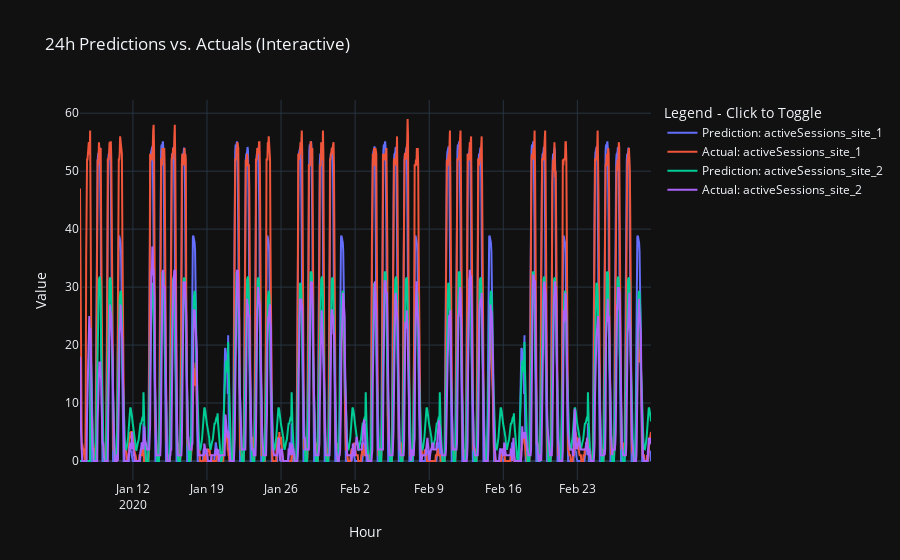

Notebook cell for this chart:
### Markdown cell above
## Analysis and visualization

After training, the model is evaluated on the test data and the predictions are compared with the actual values. The following graphic shows the results for the "Active Sessions" at Site 1 and 2:

### Code cell
import torch
import numpy as np
import pandas as pd
import plotly.graph_objects as go
from torch.utils.data import DataLoader

from src.models.lstm import input_columns
from src.models.lstm_24h_v2 import UtilizationPredictor, PowerDataset

def prepare_24h_batches(df, start_hour=0):
    """
    Teilt das Dataset in 24-Stunden-Abschnitte auf, beginnend bei `start_hour`.
    """
    df['hour_of_day'] = df['hour'].dt.hour
    start_indices = df[df['hour_of_day'] == start_hour].index

    batches = []
    for start_idx in start_indices:
        if start_idx + 24 <= len(df):
            batch = df.iloc[start_idx:start_idx + 24]
            batches.append(batch)

    return batches

def generate_plots_for_24h_predictions(
        ckpt_path: str,
        test_batches,
        target_columns,
        input_columns,
        device: str = "cpu"
):
    """
    Macht Vorhersagen für 24h-Batches und erstellt ein gemeinsames Diagramm.
    """
    # Modell vom Checkpoint laden
    model = UtilizationPredictor.load_from_checkpoint(ckpt_path)
    model.to(device)
    model.eval()

    # Initialisierung für alle Predictions und Stunden
    all_predictions = []
    all_actuals = []
    all_hours = []

    # Vorhersagen pro Batch
    with torch.no_grad():
        for batch in test_batches:
            # Daten vorbereiten
            input_data = batch[input_columns].values
            targets = batch[target_columns].values
            hours = batch["hour"].values

            # Batch in Tensor konvertieren
            input_tensor = torch.tensor(input_data, dtype=torch.float32).unsqueeze(0).to(device)
            target_tensor = torch.tensor(targets, dtype=torch.float32).unsqueeze(0).to(device)

            # Modellvorhersagen
            predictions = model(input_tensor).cpu().numpy()

            # Ergebnisse sammeln
            all_predictions.append(predictions[0])  # Batch (24, num_targets)
            all_actuals.append(targets)  # (24, num_targets)
            all_hours.append(hours)  # (24,)

    # DataFrames erstellen
    all_predictions = np.concatenate(all_predictions, axis=0)
    all_actuals = np.concatenate(all_actuals, axis=0)
    all_hours = np.concatenate(all_hours, axis=0)

    # 24h Verschiebung umsetzen
    shifted_predictions = np.zeros_like(all_predictions)  # Initialisiere leeren Array
    shifted_predictions[24:] = all_predictions[:-24]      # Verschiebe um 24 Stunden

    col_pred = [f"pred_{col}" for col in target_columns]
    col_act = [f"actual_{col}" for col in target_columns]

    df_predictions = pd.DataFrame(shifted_predictions, columns=col_pred)
    df_actuals = pd.DataFrame(all_actuals, columns=col_act)
    df_combined = pd.concat([df_predictions, df_actuals], axis=1)
    df_combined['hour'] = all_hours

    plot_active_sessions_sites(df_combined)

    # Plotly-Diagramm erstellen
    fig = go.Figure()
    target_columns = [
        'activeSessions_site_1',
        'activeSessions_site_2'
    ]
    for col in target_columns:
        fig.add_trace(go.Scatter(
            x=df_combined["hour"],
            y=df_combined[f"pred_{col}"],
            mode="lines",
            name=f"Prediction: {col}"
        ))
        fig.add_trace(go.Scatter(
            x=df_combined["hour"],
            y=df_combined[f"actual_{col}"],
            mode="lines",
            name=f"Actual: {col}"
        ))

    fig.update_layout(
        title="24h Predictions vs. Actuals (Interactive)",
        xaxis_title="Hour",
        yaxis_title="Value",
        legend_title="Legend - Click to Toggle"
    )
    fig.show()

    # Save the plot
    fig.write_html("output/24h_predictions.html")

def plot_active_sessions_sites(df_combined):
    # Extract data for site 1
    hours = df_combined["hour"]
    pred_active_sessions_site_1 = df_combined["pred_activeSessions_site_1"]
    actual_active_sessions_site_1 = df_combined["actual_activeSessions_site_1"]

    # Extract data for site 2
    pred_active_sessions_site_2 = df_combined["pred_activeSessions_site_2"]
    actual_active_sessions_site_2 = df_combined["actual_activeSessions_site_2"]

    # Create subplots
    fig, axes = plt.subplots(1, 2, figsize=(14, 6), sharey=True)

    # Plot for Site 1
    axes[0].plot(hours, pred_active_sessions_site_1, label="Prediction: Active Sessions (Site 1)", linestyle='-')
    axes[0].plot(hours, actual_active_sessions_site_1, label="Actual: Active Sessions (Site 1)", linestyle='-')
    axes[0].set_title("Active Sessions on Site 1")
    axes[0].set_xlabel("Hour")
    axes[0].set_ylabel("Active Sessions")
    axes[0].legend()
    axes[0].grid(True)

    # Plot for Site 2
    axes[1].plot(hours, pred_active_sessions_site_2, label="Prediction: Active Sessions (Site 2)", linestyle='-')
    axes[1].plot(hours, actual_active_sessions_site_2, label="Actual: Active Sessions (Site 2)", linestyle='-')
    axes[1].set_title("Active Sessions on Site 2")
    axes[1].set_xlabel("Hour")
    axes[1].legend()
    axes[1].grid(True)

    # Adjust layout
    plt.tight_layout()

    # Show the plot
    plt.show()

if __name__ == "__main__":
    # --- Parameter ---
    target_columns = [
        'avgChargingPower_site_1',
        'activeSessions_site_1',
        'avgChargingPower_site_2',
        'activeSessions_site_2'
    ]

    input_columns = ['hour_sin', 'hour_cos', 'is_holiday', 'is_weekend', 'is_vacation']

    dummies = ['day_of_week_0', 'day_of_week_1', 'day_of_week_2', 'day_of_week_3', 'day_of_week_4', 'day_of_week_5', 'day_of_week_6']
    input_columns += dummies
    sequence_length = 240

    # Testdaten laden
    df_test = pd.read_csv("data/processed/test_dataset_shifted.csv", parse_dates=["hour"])
    # Skalieren (Laden der Scaler)
    import joblib

    scaler_features = joblib.load('models/scaler_features.pkl')
    scaler_targets = joblib.load('models/scaler_targets.pkl')
    df_test[input_columns] = df_test[input_columns].astype('float32')
    df_test[target_columns] = df_test[target_columns].astype('float32')

    # 24h-Batches vorbereiten
    test_batches = prepare_24h_batches(df_test, start_hour=0)

    # Checkpoint-Pfad
    ckpt_path = "models/24h-model-epoch=168-val_loss=30.85890.ckpt"

    # Vorhersagen und Plot generieren
    generate_plots_for_24h_predictions(
        ckpt_path=ckpt_path,
        test_batches=test_batches,
        target_columns=target_columns,
        input_columns=input_columns,
        device="cpu"
    )

### Figure 1 — Plotly figure (JSON) as saved in the notebook; plotly's stock layout.template omitted (floating-point values rounded to 4 significant figures; data arrays with more than 128 entries replaced by an {"elided": "..."} marker saying what was removed)
{"data": [{"mode": "lines", "name": "Prediction: activeSessions_site_1", "x": {"elided": "1296 str values"}, "y": {"elided": "1296 float values"}, "type": "scatter"}, {"mode": "lines", "name": "Actual: activeSessions_site_1", "x": {"elided": "1296 str values"}, "y": {"elided": "1296 float values"}, "type": "scatter"}, {"mode": "lines", "name": "Prediction: activeSessions_site_2", "x": {"elided": "1296 str values"}, "y": {"elided": "1296 float values"}, "type": "scatter"}, {"mode": "lines", "name": "Actual: activeSessions_site_2", "x": {"elided": "1296 str values"}, "y": {"elided": "1296 float values"}, "type": "scatter"}], "layout": {"title": {"text": "24h Predictions vs. Actuals (Interactive)"}, "xaxis": {"title": {"text": "Hour"}}, "yaxis": {"title": {"text": "Value"}}, "legend": {"title": {"text": "Legend - Click to Toggle"}}}}
